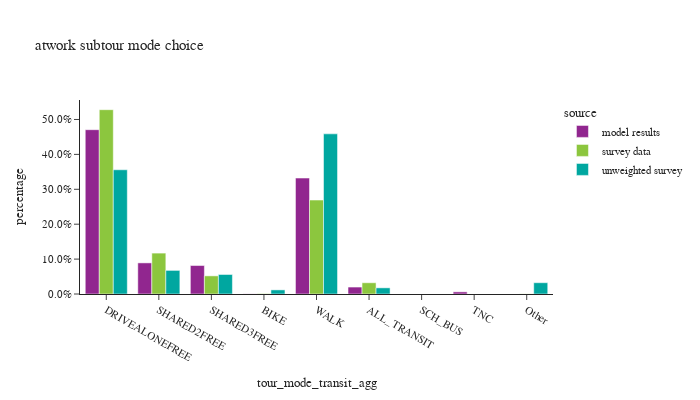

Notebook code for this chart:
### Code cell
# aggregate transit modes
transit_modes = ['WALK_LOC','WALK_COM','WALK_FRY','WALK_LR','DRIVE_TRN']
tour_mode_ordered = ["DRIVEALONEFREE", "SHARED2FREE", "SHARED3FREE", "BIKE","WALK","ALL_TRANSIT","SCH_BUS","TNC","Other"]
atwork_subtour['tour_mode_transit_agg'] = atwork_subtour['tour_mode'].apply(lambda x: "ALL_TRANSIT" if x in transit_modes else x)

df_plot = atwork_subtour.groupby(['source','tour_mode_transit_agg'])['tour_weight'].sum().reset_index()
df_plot['percentage'] = df_plot.groupby(['source'], group_keys=False)['tour_weight']. \
    apply(lambda x: x / float(x.sum()))

fig = px.bar(df_plot, x="tour_mode_transit_agg", y="percentage", color="source",barmode="group",
             category_orders={"tour_mode_transit_agg": tour_mode_ordered},
             title="atwork subtour mode choice")
fig.for_each_annotation(lambda a: a.update(text = a.text.split("=")[-1]))
fig.update_layout(height=400, width=700, yaxis=dict(tickformat=".1%"))
fig.show()

### Figure 1 — Plotly figure (JSON) as saved in the notebook; plotly's stock layout.template omitted (floating-point values rounded to 4 significant figures)
{"data": [{"alignmentgroup": "True", "hovertemplate": "source=model results<br>tour_mode_transit_agg=%{x}<br>percentage=%{y}<extra></extra>", "legendgroup": "model results", "marker": {"color": "#91268F", "pattern": {"shape": ""}}, "name": "model results", "offsetgroup": "model results", "orientation": "v", "showlegend": true, "textposition": "auto", "type": "bar", "x": ["ALL_TRANSIT", "BIKE", "DRIVEALONEFREE", "SHARED2FREE", "SHARED3FREE", "TNC", "WALK"], "xaxis": "x", "y": [0.01989, 0.000369, 0.4707, 0.08913, 0.0816, 0.00613, 0.3322], "yaxis": "y"}, {"alignmentgroup": "True", "hovertemplate": "source=survey data<br>tour_mode_transit_agg=%{x}<br>percentage=%{y}<extra></extra>", "legendgroup": "survey data", "marker": {"color": "#8CC63E", "pattern": {"shape": ""}}, "name": "survey data", "offsetgroup": "survey data", "orientation": "v", "showlegend": true, "textposition": "auto", "type": "bar", "x": ["ALL_TRANSIT", "BIKE", "DRIVEALONEFREE", "Other", "SHARED2FREE", "SHARED3FREE", "WALK"], "xaxis": "x", "y": [0.03224, 0.001061, 0.528, 0.0003867, 0.1172, 0.05197, 0.2691], "yaxis": "y"}, {"alignmentgroup": "True", "hovertemplate": "source=unweighted survey<br>tour_mode_transit_agg=%{x}<br>percentage=%{y}<extra></extra>", "legendgroup": "unweighted survey", "marker": {"color": "#00A7A0", "pattern": {"shape": ""}}, "name": "unweighted survey", "offsetgroup": "unweighted survey", "orientation": "v", "showlegend": true, "textposition": "auto", "type": "bar", "x": ["ALL_TRANSIT", "BIKE", "DRIVEALONEFREE", "Other", "SHARED2FREE", "SHARED3FREE", "WALK"], "xaxis": "x", "y": [0.01765, 0.01176, 0.3559, 0.03235, 0.06765, 0.05588, 0.4588], "yaxis": "y"}], "layout": {"barmode": "group", "height": 400, "legend": {"title": {"text": "source"}, "tracegroupgap": 0}, "title": {"text": "atwork subtour mode choice"}, "width": 700, "xaxis": {"anchor": "y", "categoryarray": ["DRIVEALONEFREE", "SHARED2FREE", "SHARED3FREE", "BIKE", "WALK", "ALL_TRANSIT", "SCH_BUS", "TNC", "Other"], "categoryorder": "array", "domain": [0.0, 1.0], "title": {"text": "tour_mode_transit_agg"}}, "yaxis": {"anchor": "x", "domain": [0.0, 1.0], "tickformat": ".1%", "title": {"text": "percentage"}}}}
